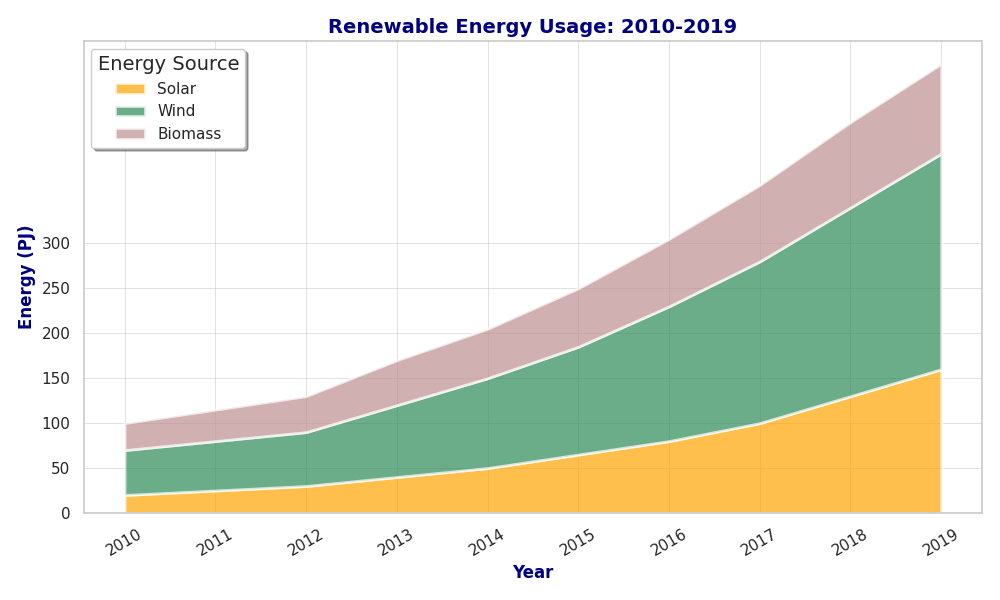

Here is the Python script that generated this plot:
import matplotlib.pyplot as plt
import numpy as np

years = np.arange(2010, 2020)
solar = [20, 25, 30, 40, 50, 65, 80, 100, 130, 160]
wind = [50, 55, 60, 80, 100, 120, 150, 180, 210, 240]
bio = [30, 35, 40, 50, 55, 65, 75, 85, 95, 100]

# Removed 'hydro' data group
energy_data = np.vstack([solar, wind, bio])

fig, ax = plt.subplots(figsize=(10, 6))

ax.stackplot(years, energy_data, labels=['Solar', 'Wind', 'Biomass'],
             colors=['#ffa500', '#2e8b57', '#bc8f8f'], alpha=0.7,
             linewidth=2, edgecolor='white')

ax.set_title('Renewable Energy Usage: 2010-2019', fontsize=14, fontweight='bold', color='navy')
ax.set_xlabel('Year', fontsize=12, fontweight='bold', color='navy')
ax.set_ylabel('Energy (PJ)', fontsize=12, fontweight='bold', color='navy')

ax.grid(True, linestyle='-', linewidth=0.7, alpha=0.6)

ax.legend(loc='upper left', title='Energy Source', fontsize=11, title_fontsize='14', shadow=True, fancybox=True)

plt.xticks(years, rotation=30)
plt.yticks(np.arange(0, 301, 50))

plt.tight_layout()
plt.show()
